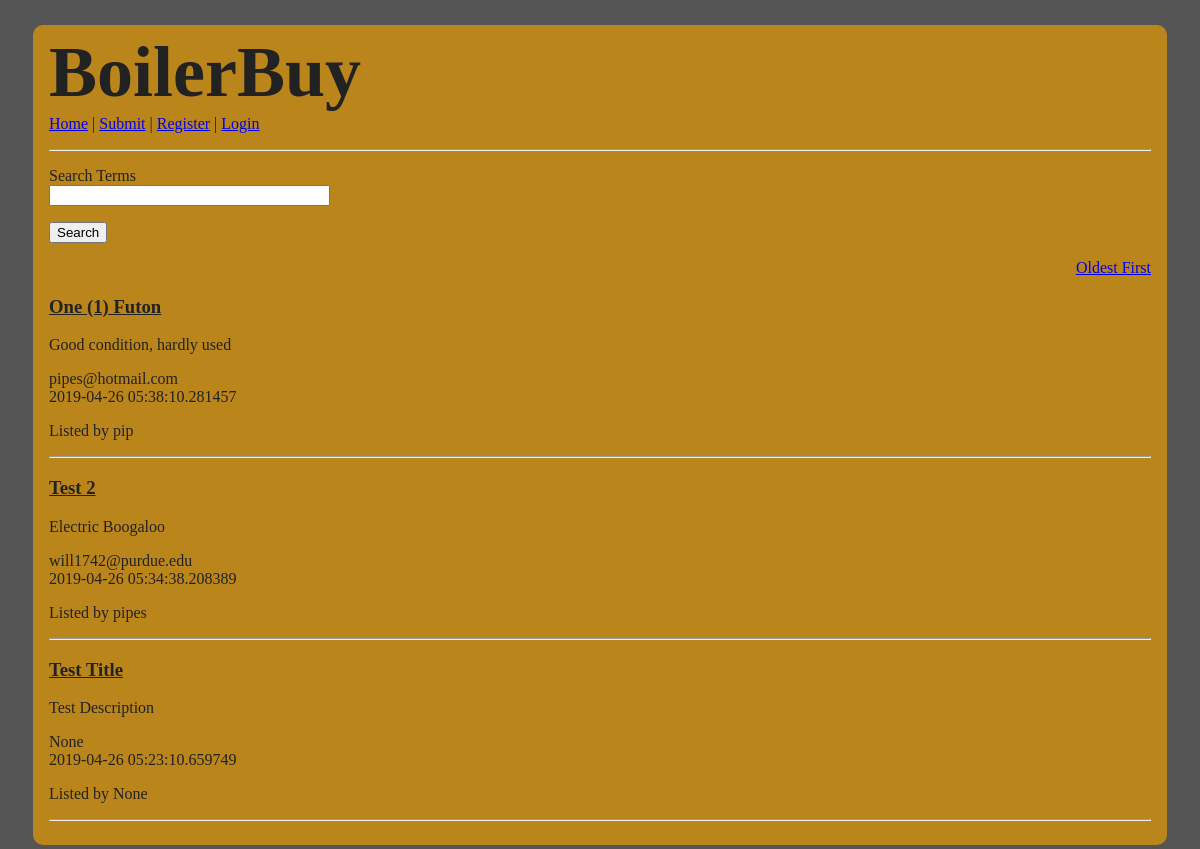
/index, run on the app's committed database.
### app/models.py (models this page shows, shortened)
class Post(db.Model):
    id = db.Column(db.Integer, primary_key=True)
    title = db.Column(db.String(128))
    body = db.Column(db.String(256))
    timestamp = db.Column(db.DateTime, index=True, default=datetime.utcnow)
    user_id = db.Column(db.Integer, db.ForeignKey('user.id'))
    uname = db.Column(db.String(64), index=True)
    contact = db.Column(db.String(128))

### app/routes.py (the view)
@app.route('/', methods=['GET', 'POST'])
@app.route('/index', methods=['GET', 'POST'])
def index():
    form = SearchForm()
    if form.term.data is not None:
        postings = Post.query.order_by(Post.id.desc()).filter_by(uname=form.term.data).all()
        return render_template('index.html', postings=postings, sort=1, form=form)
    postins =  Post.query.order_by(Post.id.desc()).all()
    return render_template('index.html', postings=postins, sort=1, form=form)

### app/forms.py
class SearchForm(FlaskForm):
    term = StringField('Search Terms')
    search = SubmitField('Search', validators=[DataRequired()])

### app/templates/index.html (shortened to what this page needs)
{% extends "base.html" %}
{% block content %}
<form action="" method="post" novalidate>
    <p>
        {{ form.term.label }}<br>
        {{ form.term(size=32) }}<br>
    </p>
    <p>{{ form.search() }}</p>
</form>
{% if sort %}
<p style="text-align: right;"><a href="{{ url_for('indexAsc') }}">Oldest First</a></p>
{% else %}
<p style="text-align: right;"><a href="{{ url_for('index') }}">Newest First</a></p>
{% endif %}
{% for post in postings %}
<div>
    <h3>{{ post.title }}</h3>
    <p>{{ post.body }}</p>
    <p>{{ post.contact }}<br>
    {{ post.timestamp }}</p>
    <p>Listed by {{ post.uname }}</p>
    <hr>
</div>
{% endfor %}
{% endblock %}

### app/templates/base.html (shortened to what this page needs)
<!DOCTYPE html>
<html lang="en">
  <head>
    <link rel="stylesheet" href="../static/style.css">
  </head>
  <body>
    <div id="format">
    <h1>BoilerBuy</h1>
    <p><a href="{{ url_for('index') }}">Home</a>  |  <a href="{{ url_for('submit') }}">Submit</a>  |  <a href="{{ url_for('register') }}">Register</a>  |  {% if current_user.is_anonymous %}<a href="{{ url_for('login') }}">Login</a>{% else %}<a href="{{ url_for('logout') }}">Logout</a>{% endif %}</p>
    <hr>
    {% block content %}{% endblock %}
    </div>
  </body>
</html>

### app/static/style.css (style rules this page uses)
body { background-color: #555555; padding: 0px; }
h1 { margin-bottom: -15px; margin-top: -10px; font-size: 72px; }
h3 { color: #222222; text-decoration: underline; }
#format { background-color: #ba851b; color: #222222; margin: 25px; padding: 16px; border-radius: 10px; }

### data on the page
Post: title "One (1) Futon", body "Good condition, hardly used", contact "pipes@hotmail.com", timestamp "2019-04-26 05:38:10.281457", uname "pip"
Post: title "Test 2", body "Electric Boogaloo", contact "will1742@purdue.edu", timestamp "2019-04-26 05:34:38.208389", uname "pipes"
Post: title "Test Title", body "Test Description", contact "None", timestamp "2019-04-26 05:23:10.659749", uname "None"
